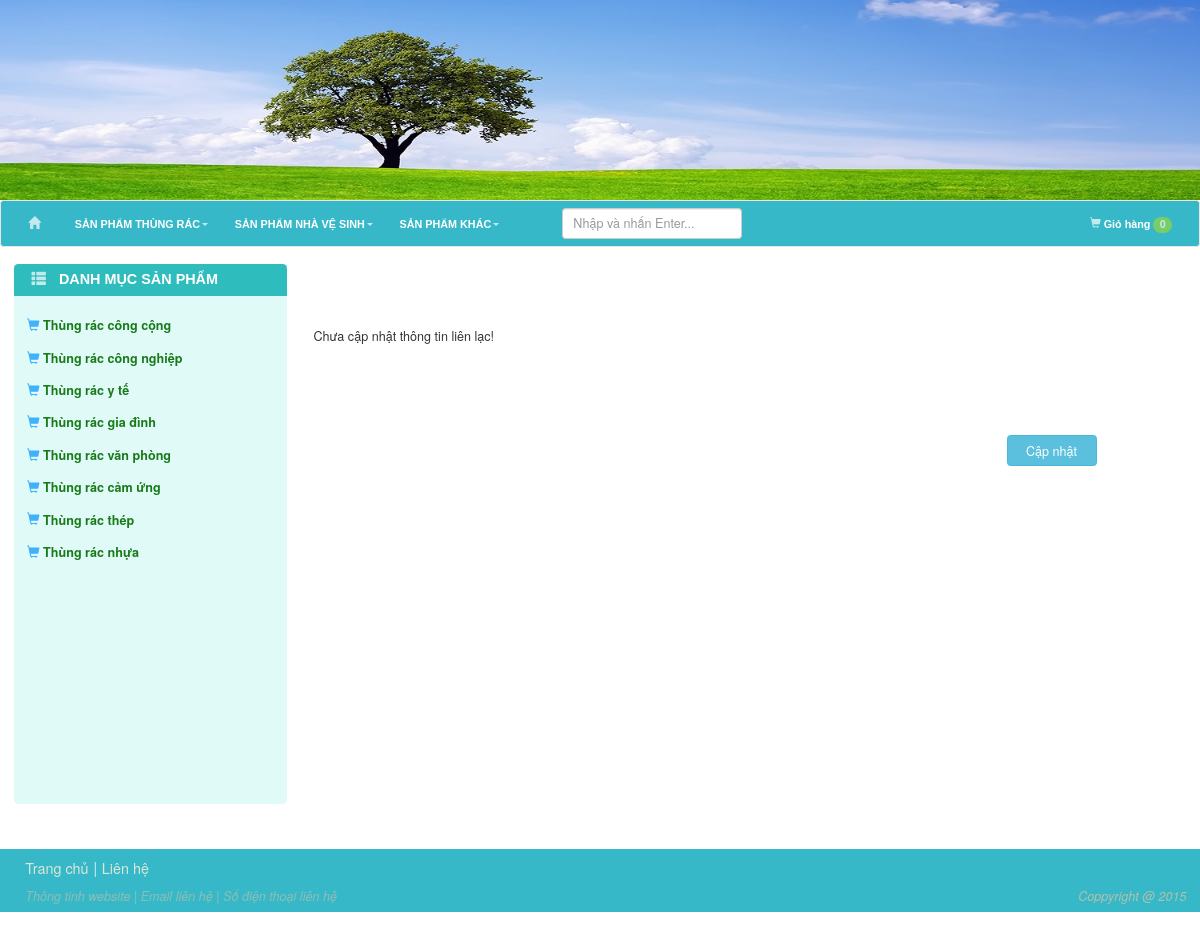
Page /lien-he.html on the earlier database version.
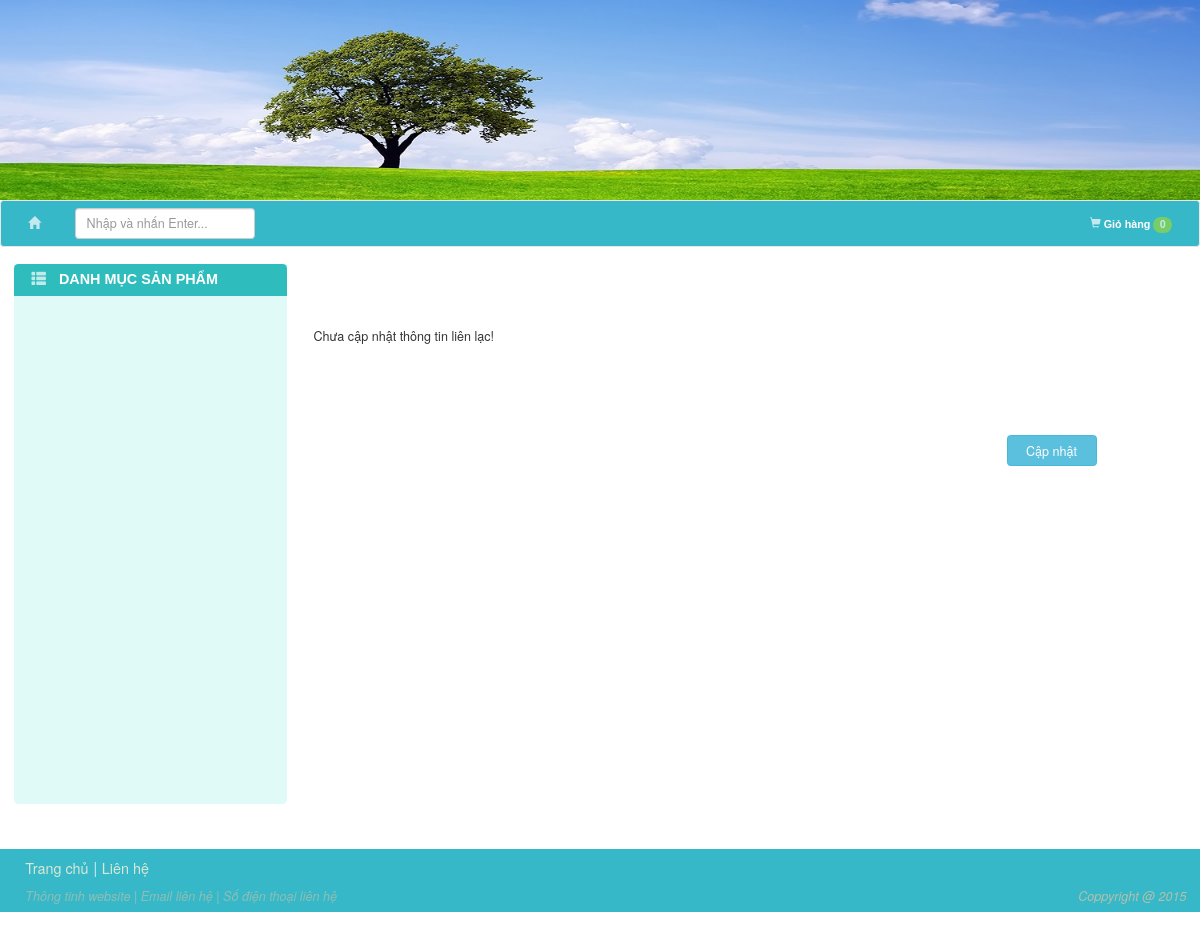
Same page on the later database version.
### tables this page shows
CREATE TABLE IF NOT EXISTS `super_category` (
  `id` int(11) NOT NULL AUTO_INCREMENT,
  `super_categoryName` varchar(250) NOT NULL,
  PRIMARY KEY (`id`)
);

CREATE TABLE IF NOT EXISTS `category` (
  `id` int(10) unsigned NOT NULL AUTO_INCREMENT,
  `super_categoryId` int(11) NOT NULL,
  `category_name` varchar(100) DEFAULT NULL,
  PRIMARY KEY (`id`),
  KEY `super_categoryId` (`super_categoryId`),
  KEY `super_categoryId_2` (`super_categoryId`)
);

### public/php_function_common/php_function.php (called while the page is built, shortened)
<?php
	function build_site($subView, $arr_data)
	{
		$CI =& get_instance();
		$CI->load->helper('My_url');
		$CI->load->helper('Validation');
        $CI->load->model('Product_model','Product');
        $all_superCategory = $CI->Product->all_superCategory();
        foreach ($all_superCategory as $row) {
            $menus[$row['super_categoryName'].'|'.$row['id']] = $CI->Product->getMenu($row['id']);
        }
        $data['menus'] = $menus;
        $data['menu'] = $CI->Product->listCategory();
        $data['title']   = $arr_data['title'];
        $data['subView'] = $subView;
        $data['subData'] = $arr_data;
        $CI->load->view('main_layout', $data);
	}
?>

### application/modules/site/controllers/Homepage.php (called while the page is built, shortened)
<?php
class Homepage extends MX_Controller
{
    public function contact()
    {
        $data['contact'] = $this->Contact->get_contact();
        $data['title'] = 'Liên hệ';
        $subView = '/contact/show_contact_layout';
        $arr_data = $data;
        build_site($subView, $arr_data);
    }
}

### index.php (called while the page is built, shortened)
<?php
require_once BASEPATH.'core/CodeIgniter.php';

### application/modules/site/models/Product_model.php (called while the page is built, shortened)
<?php
class Product_model extends CI_Model {
	private $table = 'product';
	public function new_product()
	{
		$this->db->select('category.category_name,'.$this->table.'.*');
		$this->db->join('category', $this->table.'.category_id = category.id', 'left');
		$this->db->order_by($this->table.'.id', 'desc');
		return $this->db->get($this->table, 5, 0)->result_array();
	}
	public function all_superCategory()
	{
		$all_superCategory = $this->db->query("select * from super_category");
		return $all_superCategory->result_array();
	}
	public function getMenu($id)
	{
		$list = $this->db->query("select * from category where super_categoryID =".$id);
		return $list->result_array();
	}
}

### application/helpers/convert_helper.php (called while the page is built, shortened)
<?php
function utf8convert($str) {
  $utf8 = array(
    'a'=>'á|à|ả|ã|ạ|ă|ắ|ặ|ằ|ẳ|ẵ|â|ấ|ầ|ẩ|ẫ|ậ|Á|À|Ả|Ã|Ạ|Ă|Ắ|Ặ|Ằ|Ẳ|Ẵ|Â|Ấ|Ầ|Ẩ|Ẫ|Ậ',
    'd'=>'đ|Đ',
    'e'=>'é|è|ẻ|ẽ|ẹ|ê|ế|ề|ể|ễ|ệ|É|È|Ẻ|Ẽ|Ẹ|Ê|Ế|Ề|Ể|Ễ|Ệ',
    'i'=>'í|ì|ỉ|ĩ|ị|Í|Ì|Ỉ|Ĩ|Ị',
    'o'=>'ó|ò|ỏ|õ|ọ|ô|ố|ồ|ổ|ỗ|ộ|ơ|ớ|ờ|ở|ỡ|ợ|Ó|Ò|Ỏ|Õ|Ọ|Ô|Ố|Ồ|Ổ|Ỗ|Ộ|Ơ|Ớ|Ờ|Ở|Ỡ|Ợ',
    'u'=>'ú|ù|ủ|ũ|ụ|ư|ứ|ừ|ử|ữ|ự|Ú|Ù|Ủ|Ũ|Ụ|Ư|Ứ|Ừ|Ử|Ữ|Ự',
    'y'=>'ý|ỳ|ỷ|ỹ|ỵ|Ý|Ỳ|Ỷ|Ỹ|Ỵ',
    );
  foreach($utf8 as $ascii=>$uni) $str = preg_replace("/($uni)/i",$ascii,$str);
  return $str;
}?>

### application/helpers/my_url_helper.php (called while the page is built, shortened)
<?php
function name_in_url($string)
{
    $string = strtolower(utf8convert($string));
    $string = str_replace(' ', '-', $string);
    return $string;
}

### application/modules/site/views/main_layout.php (the view, shortened to what the changed rows need)
<!DOCTYPE html>
<html lang="">
<head>
	<link href="<?php echo base_url().'public/bootstrap/css/bootstrap.min.css' ?>" rel="stylesheet">
	<link href="<?php echo base_url().'public/font-awesome/css/font-awesome.css' ?>" rel="stylesheet">
	<link href="<?php echo base_url().'public/css/site/s3-slider.css' ?>" rel="stylesheet">
	<link href="<?php echo base_url().'public/css/site/jquery.bxslider.css' ?>" rel="stylesheet">
	<link href="<?php echo base_url().'public/css/common/common.css' ?>" rel="stylesheet">
	<link href="<?php echo base_url().'public/css/site/product.css' ?>" rel="stylesheet">
	<link href="<?php echo base_url().'public/css/site/header.css' ?>" rel="stylesheet">
	<link href="<?php echo base_url().'public/css/site/footer.css' ?>" rel="stylesheet">
	<link href="<?php echo base_url().'public/css/site/vmenu.css' ?>" rel="stylesheet">
	<link href="<?php echo base_url().'public/css/site/banner.css' ?>" rel="stylesheet">
	<link href="<?php echo base_url().'public/css/site/hmenu.css' ?>" rel="stylesheet">
	<link href="<?php echo base_url().'public/css/site/cart/cart.css' ?>" rel="stylesheet">
</head>
<body>
	<div class="container">
		<div class="row">
			<nav class="navbar navbar-default container sticker" role="navigation">
				<div id="menu" class="navbar-collapse collapse">
					<ul style="margin-right:10px;" class="nav navbar-nav navbar-left">
						<?php
						foreach ($menus as $key => $value) {
							if ( ! empty($value)) {
								$super_category_name = explode('|', $key)[0];
								$super_category_id = explode('|', $key)[1];
							?>
							<li class="dropdown">
								<a onclick="refer_page('<?php echo base_url().'xem-tat-ca/'.name_in_url($super_category_name).'-'.$super_category_id.'.html'; ?>')" href="<?php echo base_url().'xem-tat-ca/'.name_in_url($super_category_name).'-'.$super_category_id.'.html'; ?>" class="dropdown-toggle" data-toggle="dropdown" role="button" aria-haspopup="true" aria-expanded="false"><?php echo mb_strtoupper($super_category_name); ?><span class="caret"></span></a>
							</li>
							<?php
							}
						}
						?>
					</ul>
					</div>
				</nav>
			</div>
			<div class="row">
					<div class="col-xs-3 col-sm-3 col-md-3 col-lg-3">
						<ul id="vmenu" class="nav nav-pills nav-stacked">
							<?php
							if (!empty($menu)) {
								foreach ($menu as $row) {
									?>
									<li class="<?php if (NULL != $this->uri->segment(1)
														&& 'danh-muc' == $this->uri->segment(1)
														&& NULL != $this->uri->segment(2)
														&& get_id_in_url($this->uri->segment(2)) == $row['id']
														) echo "actived"; ?>" id="<?php echo $row['id']; ?>" role="presentation"><a style="font-size:14px;" href="<?php echo base_url().'danh-muc/'.name_in_url($row['category_name']).'-'.$row['id'].'.html'; ?>"><span style="color:#0093FF; " class="glyphicon glyphicon-shopping-cart"></span>  <?php echo htmlspecialchars($row['category_name']); ?></a></li>
									<?php
								}
							}
							?>
						</ul>
					</div>
				</div>
			</body>
			</html>

Differences in the rows shown:
removed super_category: super_categoryName "SẢN PHẨM THÙNG RÁC"
removed super_category: super_categoryName "SẢN PHẨM NHÀ VỆ SINH"
removed super_category: super_categoryName "SẢN PHẨM KHÁC"
removed category: category_name "Thùng rác công cộng"
removed category: category_name "Thùng rác công nghiệp"
removed category: category_name "Thùng rác y tế"
removed category: category_name "Thùng rác gia đình"
removed category: category_name "Thùng rác văn phòng"
removed category: category_name "Thùng rác cảm ứng"
removed category: category_name "Thùng rác thép"
removed category: category_name "Thùng rác nhựa"
